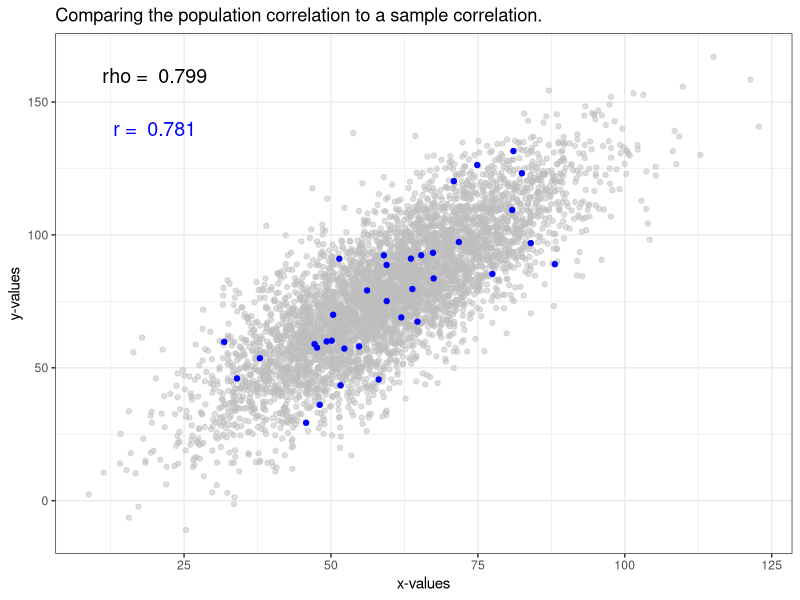

This chart was generated by the following R code:
## ---- chunk 1
library(tidyverse)
library(patchwork)
library(readxl)
# library(DescTools)
library(broom)
library(palmerpenguins)

skincancer<-read.csv('data/StateSkinCancer.csv',header = T,
                     stringsAsFactors = T)

## ---- chunk 2
str(skincancer)
## ---- chunk 3
#Place code here
## ---- chunk 4
# Place code here
## ---- chunk 5
# cor() function for Pearson's correlation coefficient.

## ---- chunk 6

## ---- chunk 7
# This creates a population where two variables (x and y) are 
# strongly correlated.  Your correlation will be slightly different.
set.seed(553311)
test_x<-rnorm(5000, 60, 15)
test_y<-1.3*test_x + rnorm(5000,0,15)
paste("Population Correlation:", round(cor(test_x,test_y),3))
## ---- chunk 8
ind<-sample(1:5000,35)
ggplot()+
    geom_point(aes(x = test_x, y= test_y),
               color='gray',alpha = .5)+
    geom_point(aes(x = test_x[ind], y= test_y[ind]),
             color='blue')+theme_bw()+
    annotate(geom="text", x = 20, y = 160, label=paste("rho = ", round(cor(test_x,test_y),3)),cex=5)+
    annotate(geom="text", x = 20, y = 140, label=paste("r = ", round(cor(test_x[ind],test_y[ind]),3)),cex=5,color='blue')+
    labs(x = "x-values",y="y-values",title="Comparing the population correlation to a sample correlation.")
## ---- chunk 9
#Place code here.
## ---- chunk 10
# Place code here.

## ---- chunk 11
# Place code here.

## ---- chunk 12
# Place code here.

## ---- chunk 13
#place code here.
# Show them complete.cases()?

